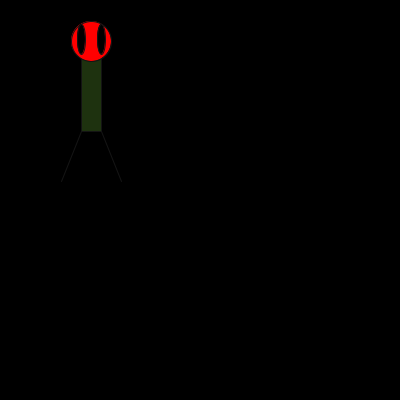
Frame 1 (no input)
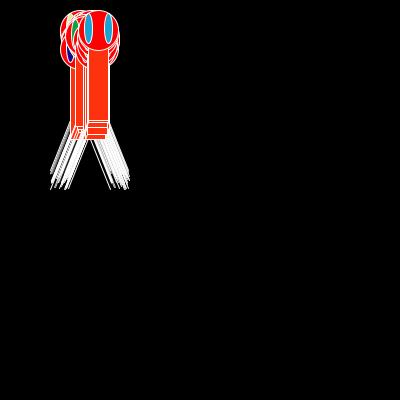
Frame 60 (the mouse pressed at the canvas centre just before this capture)
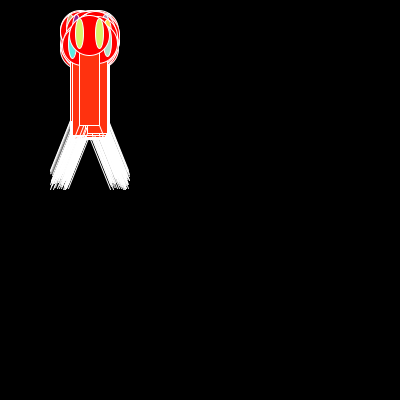
Frame 120 (the mouse held since frame 60 and released just before this capture)

The Processing sketch that drew these frames (run headless with seeded random() and noise(); from frame 60 on, the mouse is pressed at the canvas centre):

// Processing sketch: processing_67545
// ── processing_67545.pde

float X = 1;
float Y = 1;
float Fillah = 10;
float change = 10;
float strokeChange = 20;
float eyeR;
float eyeG;
float eyeB;
void setup(){
size(400,400);
background(0);
frameRate(120);

}

void draw() {
stroke(strokeChange);
fill(Fillah+20,50,15);
rect(X+80,Y+50,20,80);
fill(Fillah+255,0,0);
ellipse(X+90,Y+40,40,40);
line(X+80,Y+130,X+60,Y+180);
line(X+100,Y+130,X+120,Y+180);
fill(eyeR,eyeG,eyeB); 
ellipse(X+100,Y+38,8,30);
ellipse(X+80,Y+38,8,30);
X = X + 1;
Y = Y + 1;
Fillah = Fillah + change;
strokeChange = strokeChange + change;
eyeR = random(1,255);
eyeG = random(1,255);
eyeB = random(1,255);
X = random(-10,10);
Y = random(-10,10);
}
